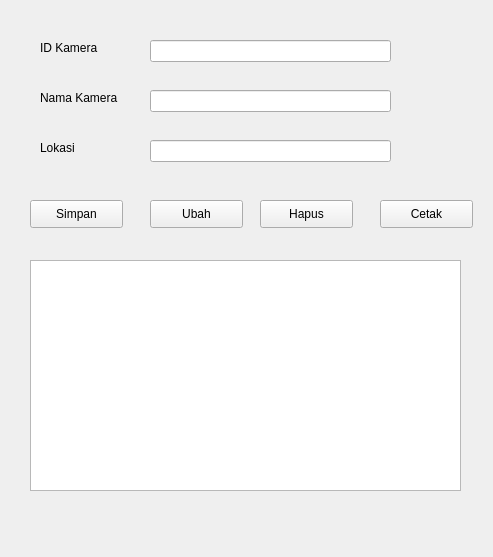
<?xml version="1.0" encoding="UTF-8"?>
<ui version="4.0">
 <class>Form</class>
 <widget class="QWidget" name="Form">
  <property name="geometry">
   <rect>
    <x>0</x>
    <y>0</y>
    <width>493</width>
    <height>557</height>
   </rect>
  </property>
  <property name="windowTitle">
   <string>Form</string>
  </property>
  <widget class="QPushButton" name="btnHapus">
   <property name="geometry">
    <rect>
     <x>260</x>
     <y>200</y>
     <width>93</width>
     <height>28</height>
    </rect>
   </property>
   <property name="text">
    <string>Hapus</string>
   </property>
  </widget>
  <widget class="QPushButton" name="btnCetak">
   <property name="geometry">
    <rect>
     <x>380</x>
     <y>200</y>
     <width>93</width>
     <height>28</height>
    </rect>
   </property>
   <property name="text">
    <string>Cetak</string>
   </property>
  </widget>
  <widget class="QPushButton" name="btnUbah">
   <property name="geometry">
    <rect>
     <x>150</x>
     <y>200</y>
     <width>93</width>
     <height>28</height>
    </rect>
   </property>
   <property name="text">
    <string>Ubah</string>
   </property>
  </widget>
  <widget class="QLabel" name="label_4">
   <property name="geometry">
    <rect>
     <x>40</x>
     <y>140</y>
     <width>55</width>
     <height>16</height>
    </rect>
   </property>
   <property name="text">
    <string>Lokasi</string>
   </property>
  </widget>
  <widget class="QLineEdit" name="editLokasi">
   <property name="geometry">
    <rect>
     <x>150</x>
     <y>140</y>
     <width>241</width>
     <height>22</height>
    </rect>
   </property>
  </widget>
  <widget class="QPushButton" name="btnSimpan">
   <property name="geometry">
    <rect>
     <x>30</x>
     <y>200</y>
     <width>93</width>
     <height>28</height>
    </rect>
   </property>
   <property name="text">
    <string>Simpan</string>
   </property>
  </widget>
  <widget class="QLabel" name="label">
   <property name="geometry">
    <rect>
     <x>40</x>
     <y>40</y>
     <width>71</width>
     <height>16</height>
    </rect>
   </property>
   <property name="text">
    <string>ID Kamera</string>
   </property>
  </widget>
  <widget class="QLineEdit" name="editnmKamera">
   <property name="geometry">
    <rect>
     <x>150</x>
     <y>90</y>
     <width>241</width>
     <height>22</height>
    </rect>
   </property>
  </widget>
  <widget class="QLineEdit" name="editIDKamera">
   <property name="geometry">
    <rect>
     <x>150</x>
     <y>40</y>
     <width>241</width>
     <height>22</height>
    </rect>
   </property>
  </widget>
  <widget class="QLabel" name="label_2">
   <property name="geometry">
    <rect>
     <x>40</x>
     <y>90</y>
     <width>91</width>
     <height>16</height>
    </rect>
   </property>
   <property name="text">
    <string>Nama Kamera</string>
   </property>
  </widget>
  <widget class="QTableView" name="tableKamera">
   <property name="geometry">
    <rect>
     <x>30</x>
     <y>260</y>
     <width>431</width>
     <height>231</height>
    </rect>
   </property>
  </widget>
 </widget>
 <resources/>
 <connections/>
</ui>
